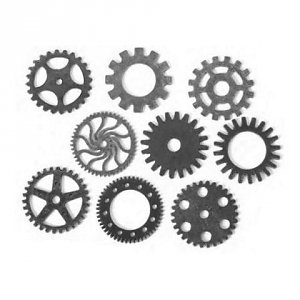
#> input picture input3/gears.bmp, 300 x 300 px
$ python zad2.py
#> lines starting #> are read from the running program, lines starting #| are printed output that depends on the picture; after the words box and inside, x2 and y2 are one past the last pixel; in counts of white or black regions, pixels touching at a corner belong together
import os
import pathlib

from matplotlib import pyplot as plt
from scipy.ndimage import binary_fill_holes
from skimage import io, img_as_float64
from skimage.feature import canny
from skimage.filters.edges import prewitt, sobel
from skimage.filters.thresholding import apply_hysteresis_threshold
from skimage.morphology import dilation, disk, erosion


def read_gears(_img):

    # Read image
#> called with _img = 'input3/gears.bmp'
    _img = io.imread(_img, as_gray=True)
    row = 1
    column = 3
    _img_as_float = 1 - img_as_float64(_img)
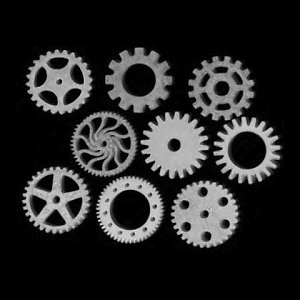
#> _img_as_float: shape (300, 300) float64; min 0, max 0.878, mean 0.156

    # ------------------------------------------------------------------------------------------------------------------
    plt.figure("Filling Holes")
    plt.axis("off")
    plt.subplot(row, column, 1, title="Original →")
    plt.imshow(_img_as_float, cmap="gray")

    hysteresis = apply_hysteresis_threshold(_img_as_float, 0.25, 0.5)
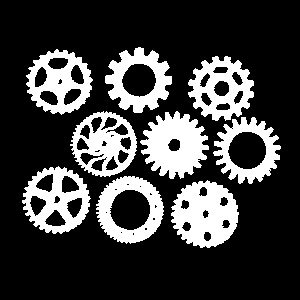
#> hysteresis: shape (300, 300) bool; 24% white; 9 white regions, largest, box (x1, y1, x2, y2) and area: (171, 180, 239, 248) 3101, (140, 111, 209, 179) 2959, (22, 166, 91, 234) 2367
    plt.subplot(row, column, 2, title="Hysteresis →")
    plt.imshow(hysteresis, cmap="gray")

    binary_hysteresis = binary_fill_holes(hysteresis)
#> binary_hysteresis: shape (300, 300) bool; 32% white; 9 white regions, largest, box (x1, y1, x2, y2) and area: (96, 176, 164, 244) 3479, (171, 180, 239, 248) 3451, (22, 166, 91, 234) 3402
    plt.subplot(row, column, 3, title="Binary Fill Holes")
    plt.imshow(binary_hysteresis, cmap="gray")

    # ------------------------------------------------------------------------------------------------------------------
    plt.figure("Canny")
    plt.axis("off")
    plt.subplot(row, column + 1, 1, title="Original →")
    plt.imshow(_img, cmap="gray")

    _canny = canny(1 - _img, sigma=1.5, low_threshold=0.15, high_threshold=40)
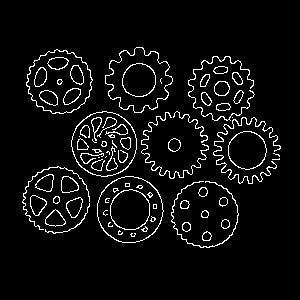
#> _canny: shape (300, 300) bool; 5.6% white in thin lines or dots, all inside (x1, y1, x2, y2) = (22, 47, 281, 248)
    plt.subplot(row, column + 1, 2, title="Canny →")
    plt.imshow(_canny, cmap="gray")

    _dilation = dilation(_canny)
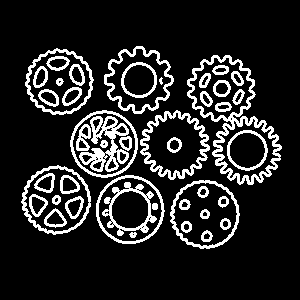
#> _dilation: shape (300, 300) bool; 14.5% white; 45 white regions, largest, box (x1, y1, x2, y2) and area: (187, 55, 282, 185) 1963, (79, 116, 129, 172) 1117, (140, 110, 210, 180) 1054
    plt.subplot(row, column + 1, 3, title="Dilation →")
    plt.imshow(_dilation, cmap="gray")

    binary_canny = binary_fill_holes(_dilation)
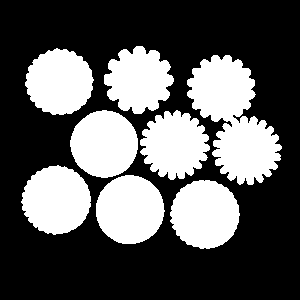
#> binary_canny: shape (300, 300) bool; 35.2% white; 8 white regions, largest, box (x1, y1, x2, y2) and area: (187, 55, 282, 185) 6746, (170, 180, 240, 249) 3725, (96, 175, 165, 244) 3706
    plt.subplot(row, column + 1, 4, title="Binary Fill Holes")
    plt.imshow(binary_canny, cmap="gray")

    # ------------------------------------------------------------------------------------------------------------------
    plt.figure("Prewitt")
    plt.axis("off")
    plt.subplot(row, column + 2, 1, title="Original →")
    plt.imshow(_img, cmap="gray")

    _prewitt = prewitt(_img_as_float)
    plt.subplot(row, column + 2, 2, title="Prewitt →")
    plt.imshow(_prewitt, cmap="gray")

    _erosion_prewitt = erosion(_prewitt, footprint=disk(1))
    plt.subplot(row, column + 2, 3, title="Erosion →")
    plt.imshow(_erosion_prewitt, cmap="gray")

    _dilation_prewitt = dilation(_erosion_prewitt, footprint=disk(1))
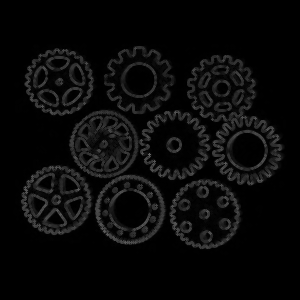
#> _dilation_prewitt: shape (300, 300) float64; min 0, max 0.389, mean 0.0376
    plt.subplot(row, column + 2, 4, title="Dilation →")
    plt.imshow(_dilation_prewitt, cmap="gray")

    binary_prewitt = binary_fill_holes(_dilation_prewitt)
#> binary_prewitt: shape (300, 300) bool; 58.1% white; 1 black region, box (x1, y1, x2, y2) and area: (0, 0, 300, 300) 37747
    plt.subplot(row, column + 2, 5, title="Binary Fill Holes")
    plt.imshow(binary_prewitt, cmap="gray")

    # ------------------------------------------------------------------------------------------------------------------
    plt.figure("Sobel")
    plt.axis("off")
    plt.subplot(row, column, 1, title="Original →")
    plt.imshow(_img, cmap="gray")

    _sobel = sobel(_img_as_float)
    plt.subplot(row, column, 2, title="Sobel →")
    plt.imshow(_sobel, cmap="gray")

    binary_sobel = binary_fill_holes(_sobel)
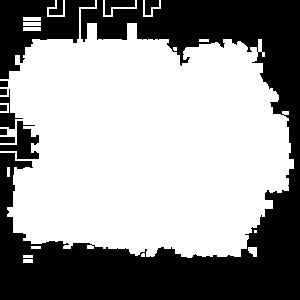
#> binary_sobel: shape (300, 300) bool; 60.5% white; 12 black regions, largest, box (x1, y1, x2, y2) and area: (0, 0, 300, 300) 30152, (0, 0, 95, 79) 3574, (0, 121, 39, 159) 694
    plt.subplot(row, column, 3, title="Binary Fill Holes")
    plt.imshow(binary_sobel, cmap="gray")

    plt.show(block=True)


if __name__ == "__main__":
    dir_path = os.path.join(pathlib.Path(__file__).parent.parent, "input3", "gears.bmp")
    read_gears(dir_path)
